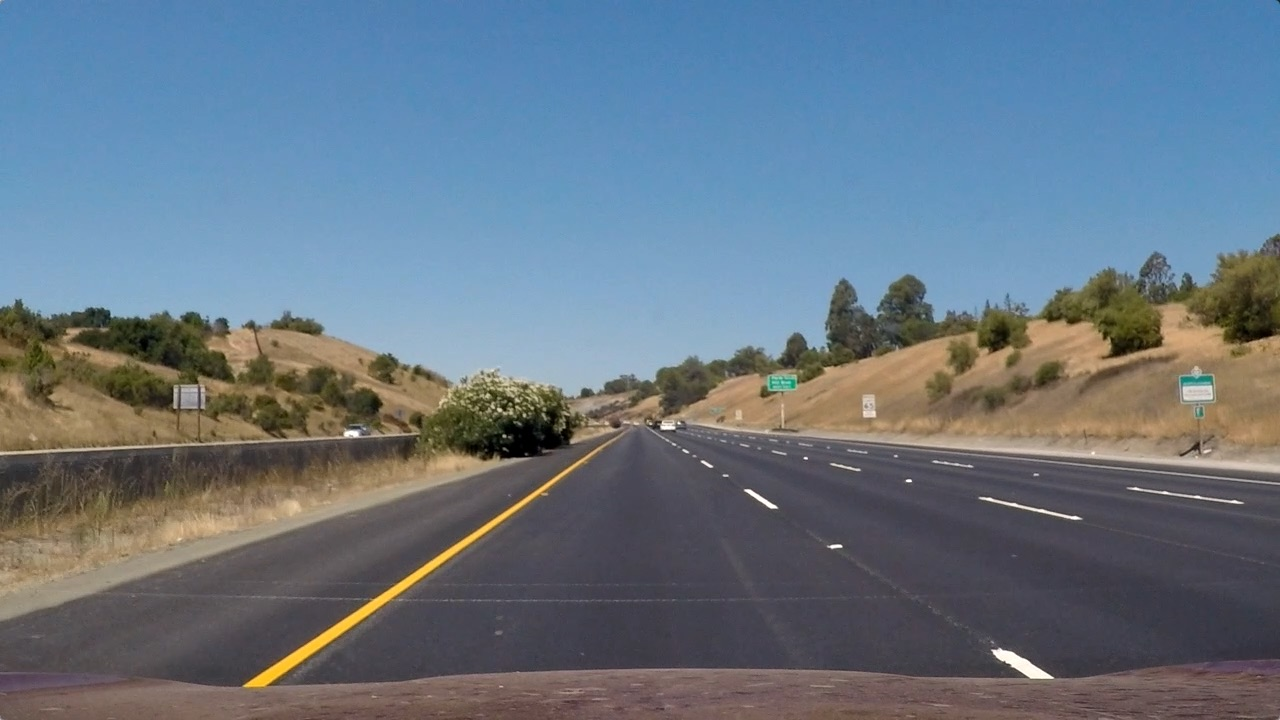
#> input picture sdc/project_4/cnd-all/test_images/straight_lines1.jpg, 1280 x 720 px
$ jupyter execute project_pipeline.ipynb   (shell and % lines are left out)   (older library calls are emulated)
#> lines starting #> are read from the running program, lines starting #| are printed output that depends on the picture; after the words box and inside, x2 and y2 are one past the last pixel; in counts of white or black regions, pixels touching at a corner belong together
[cell 1]
import pickle
import cv2
import numpy as np
import matplotlib.pyplot as plt
import matplotlib.image as mpimg
import seaborn as sns
from scipy.misc import imread, imsave
from math import log
from moviepy.editor import VideoFileClip
from IPython.display import HTML

[cell 2]
sns.set_context("poster")

[cell 3]
img = imread("test_images/straight_lines1.jpg")
#> img is the input picture: shape (720, 1280, 3); mean R, G, B 103.2, 117.7, 131.2
plt.imshow(img)
#> (this line was passed over: IPython is not available in this run)

[cell 4]
img.shape
#> Out = (720, 1280, 3)

[cell 5]
#bring in camera calibration matrix
with open('udacity_project_4_camera_calibration.pkl', 'rb') as f:
#> (reads sdc/project_4/cnd-all/udacity_project_4_camera_calibration.pkl from the repository)
    calibration = pickle.load(f)
mtx = calibration["mtx"]
dist = calibration["dist"]

def undistort(img):
    return cv2.undistort(img, mtx, dist, None, mtx)

[cell 6]
img = undistort(img)
plt.imshow(img)
#> (this line was passed over: IPython is not available in this run)
imsave("output_images/pipeline_undistorted.jpg", img)

[cell 7]
def abs_sobel_thresh(img, orient='x', thresh_min=0, thresh_max=255, sobel_kernel=3):

    # Apply the following steps to img
    # 1) Convert to grayscale
#> called with orient = 'y', thresh_min = 30, thresh_max = 180, sobel_kernel = 3
    gray = cv2.cvtColor(img, cv2.COLOR_RGB2GRAY)
    # 2) Take the derivative in x or y given orient = 'x' or 'y'
    if orient == 'x':
        abs_sobel = np.absolute(cv2.Sobel(gray, cv2.CV_64F, 1, 0, ksize=sobel_kernel))
    if orient == 'y':
        abs_sobel = np.absolute(cv2.Sobel(gray, cv2.CV_64F, 0, 1, ksize=sobel_kernel))

    # 4) Scale to 8-bit (0 - 255) then convert to type = np.uint8
    scaled_sobel = np.uint8(255 * abs_sobel / np.max(abs_sobel))
    # 5) Create a mask of 1's where the scaled gradient magnitude
            # is > thresh_min and < thresh_max
    binary_output = np.zeros_like(scaled_sobel)

    # Here I'm using inclusive (>=, <=) thresholds, but exclusive is ok too
    binary_output[(scaled_sobel >= thresh_min) & (scaled_sobel <= thresh_max)] = 1
    return binary_output

[cell 8]
tmp = abs_sobel_thresh(img, 'y', 30,180)
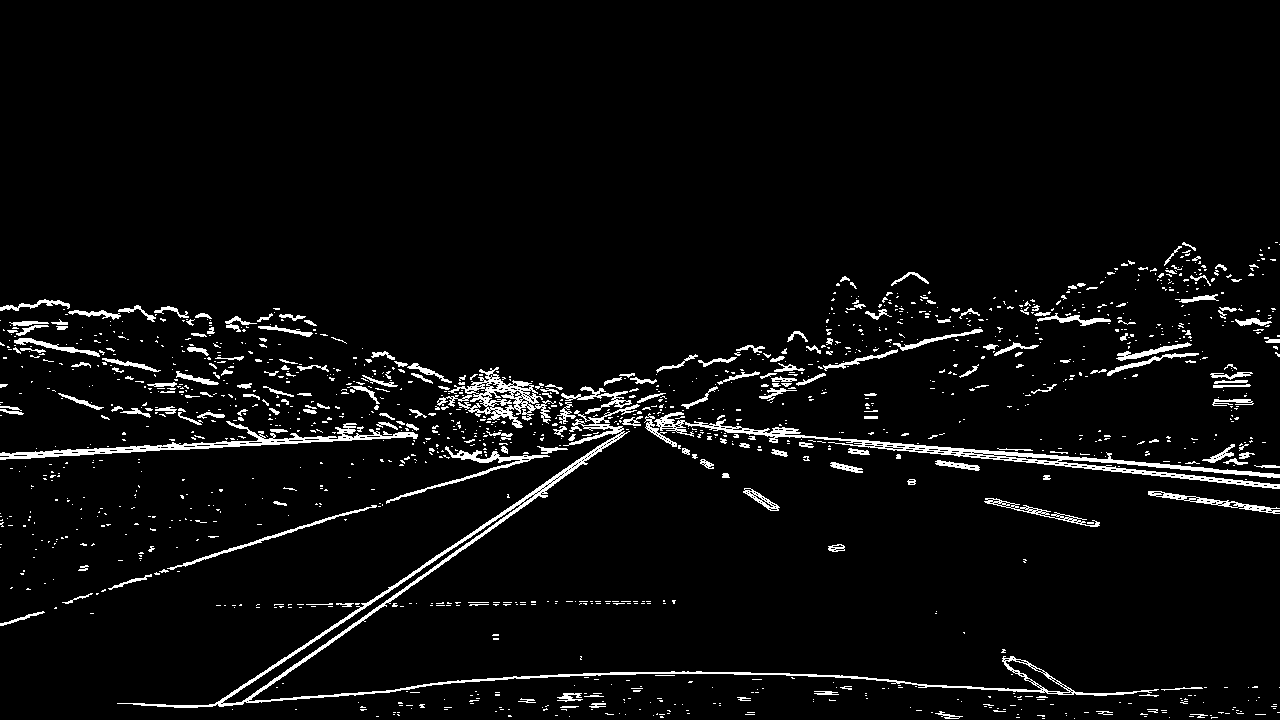
#> tmp: shape (720, 1280); values 0 (black) and 1 (white), 4.3% white in thin lines or dots, all inside (x1, y1, x2, y2) = (0, 242, 1280, 719)
plt.imshow(tmp, cmap="gray")
#> (this line was passed over: IPython is not available in this run)

[cell 9]
def mag_thresh(img, sobel_kernel=3, mag_thresh=(0, 255)):

    # Apply the following steps to img
    # 1) Convert to grayscale
#> called with sobel_kernel = 9, mag_thresh = (30, 100)
    gray = cv2.cvtColor(img, cv2.COLOR_RGB2GRAY)
    # 2) Take the gradient in x and y separately
    sobel_x = cv2.Sobel(gray, cv2.CV_64F, 1, 0, ksize=sobel_kernel)
    sobel_y = cv2.Sobel(gray, cv2.CV_64F, 0, 1, ksize=sobel_kernel)

    # 3) Calculate the magnitude
    gradmag = np.sqrt(sobel_x ** 2 + sobel_y ** 2)
    # 4) Scale to 8-bit (0 - 255) and convert to type = np.uint8
    scaled_gradmag = np.uint8(255 * gradmag / np.max(gradmag))
    # 5) Create a binary mask where mag thresholds are met
    binary_output = np.zeros_like(scaled_gradmag)
    # 6) Return this mask as your binary_output image
    binary_output[(scaled_gradmag >= mag_thresh[0]) & (scaled_gradmag <= mag_thresh[1])] = 1
    return binary_output

[cell 10]
tmp = mag_thresh(img, 9, (30,100))
#> tmp: shape (720, 1280); values 0 (black) and 1 (white), 7.6% white; 656 white regions (490 under 20 px), largest, box (x1, y1, x2, y2) and area: (0, 241, 1280, 709) 52267, (991, 347, 1211, 397) 1769, (1175, 291, 1280, 344) 1084
plt.imshow(tmp, cmap="gray")
#> (this line was passed over: IPython is not available in this run)

[cell 11]
# Define a function to threshold an image for a given range and Sobel kernel
def dir_threshold(img, sobel_kernel=9, thresh=(0, np.pi/2)):
    # Grayscale
#> called with sobel_kernel = 15, thresh = (0.7, 1.2)
    gray = cv2.cvtColor(img, cv2.COLOR_RGB2GRAY)
    # Calculate the x and y gradients
    sobelx = cv2.Sobel(gray, cv2.CV_64F, 1, 0, ksize=sobel_kernel)
    sobely = cv2.Sobel(gray, cv2.CV_64F, 0, 1, ksize=sobel_kernel)
    # Take the absolute value of the gradient direction,
    # apply a threshold, and create a binary image result
    absgraddir = np.arctan2(np.absolute(sobely), np.absolute(sobelx))
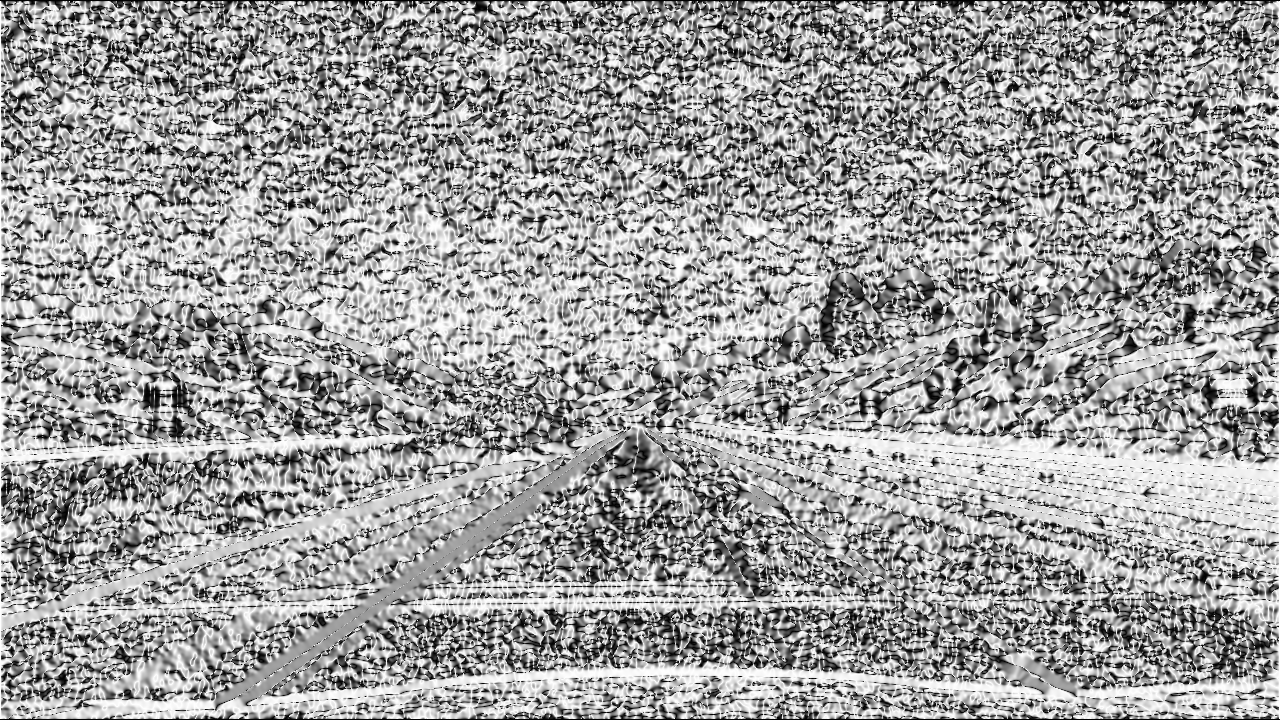
#> absgraddir: shape (720, 1280) float64; min 0, max 1.57, mean 0.978; drawn with min black and max white
    binary_output =  np.zeros_like(absgraddir)
    binary_output[(absgraddir >= thresh[0]) & (absgraddir <= thresh[1])] = 1

    # Return the binary image
    return binary_output

[cell 12]
tmp = dir_threshold(img, 15, (.7,1.2))
#> tmp: shape (720, 1280) float64; values 0 (black) and 1 (white), 32.4% white in thin lines or dots
plt.imshow(tmp, cmap="gray")
#> (this line was passed over: IPython is not available in this run)

[cell 13]
def color_threshold(img, h_thresh=(15, 100), s_thresh=(90, 255)):
#> called with h_thresh = (15, 100), s_thresh = (90, 255)
    hls = cv2.cvtColor(img, cv2.COLOR_RGB2HLS)
#> hls: shape (720, 1280, 3); mean of channels 0, 1, 2 87.2, 117.5, 66.4
    S = hls[:,:,2]
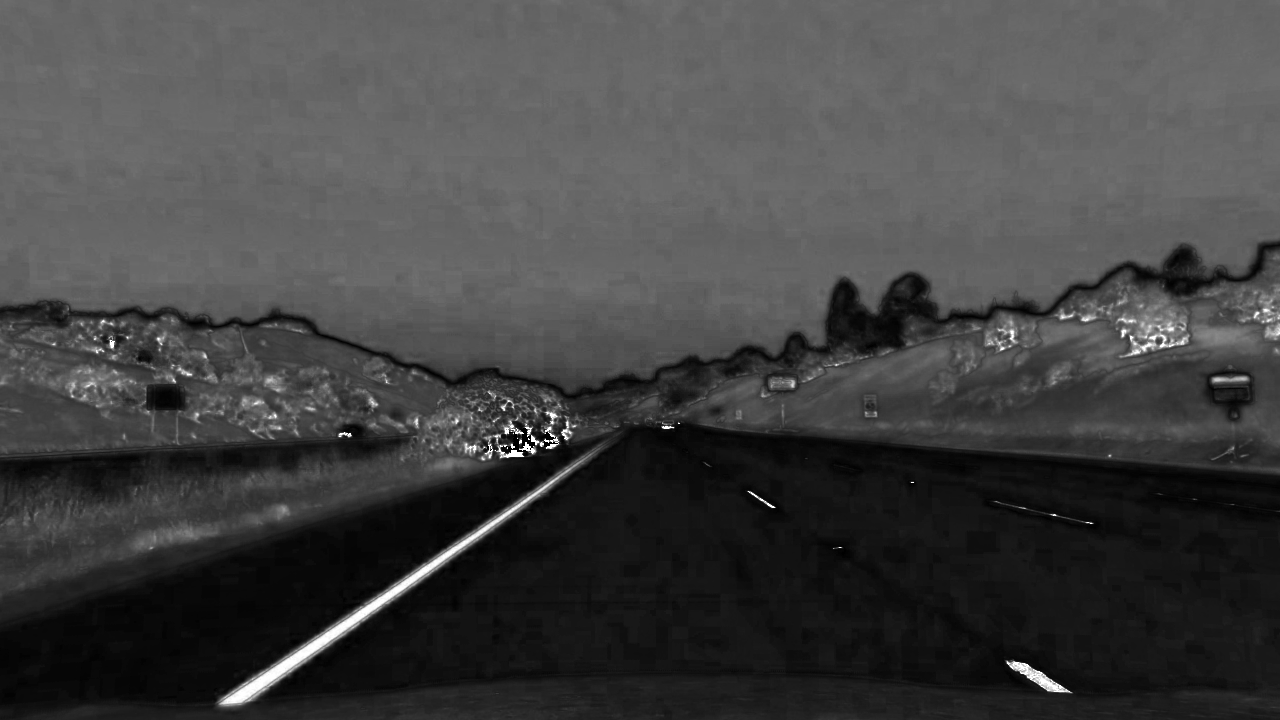
#> S: shape (720, 1280); min 0, max 255, mean 66.4

    binary = np.zeros_like(S)
    binary[((S >= s_thresh[0]) &
           (S <= s_thresh[1]))] = 1
    return binary

[cell 14]
tmp=color_threshold(img)
#> tmp: shape (720, 1280); values 0 (black) and 1 (white), 45.5% white; 462 white regions (329 under 20 px), largest, box (x1, y1, x2, y2) and area: (0, 0, 1280, 338) 385841, (218, 449, 598, 707) 5546, (1054, 291, 1190, 358) 3871
plt.imshow(tmp, cmap="gray")
#> (this line was passed over: IPython is not available in this run)

[cell 15]
def hsv_threshold(img, v_thresh=(0,30)):
    hsv = cv2.cvtColor(img, cv2.COLOR_RGB2HLS)
    S = hsv[:,:,2]

    binary = np.zeros_like(S)
    binary[((S >= v_thresh[0]) & (S <= v_thresh[1]))] = 1
    return binary

[cell 16]
tmp = hsv_threshold(img, (0,90))
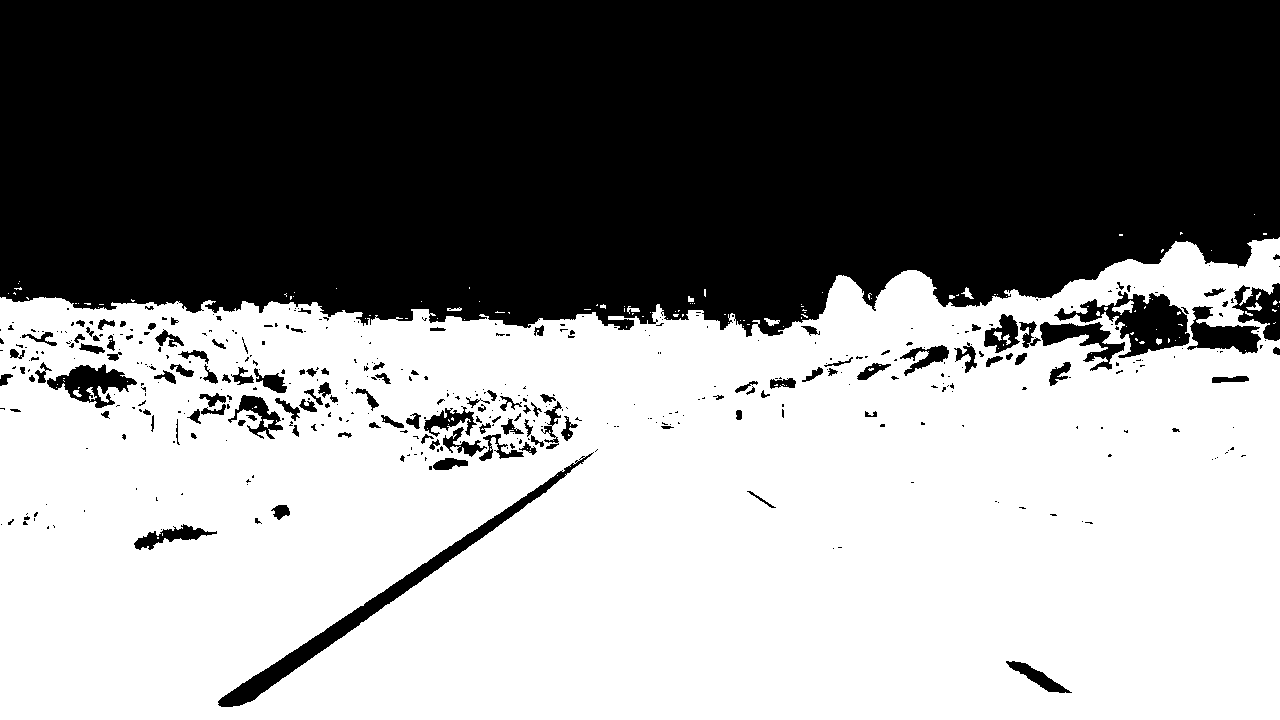
#> tmp: shape (720, 1280); values 0 (black) and 1 (white), 54.8% white; 451 black regions (319 under 20 px), largest, box (x1, y1, x2, y2) and area: (0, 0, 1280, 337) 384254, (218, 452, 594, 707) 5516, (1054, 291, 1190, 358) 3773
plt.imshow(tmp)
#> (this line was passed over: IPython is not available in this run)
